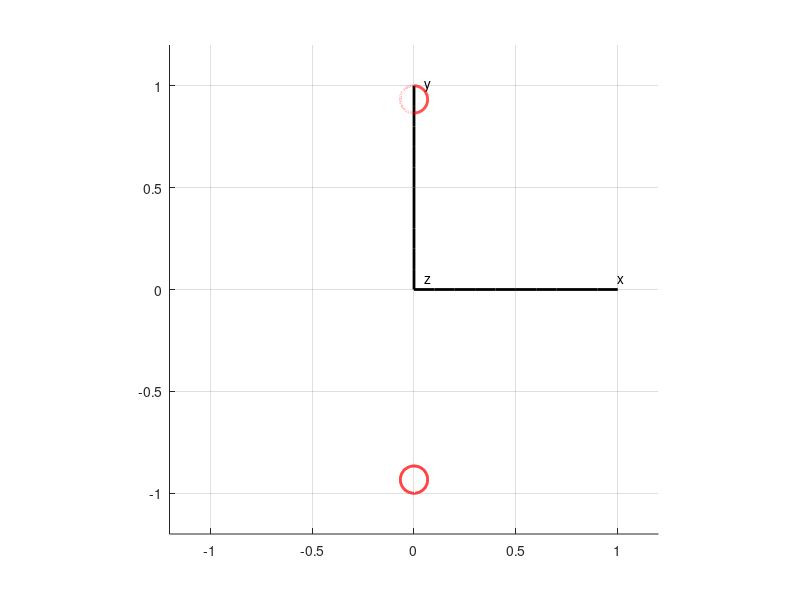

Source code (MATLAB):
% Dont know what I am going to draw
% http://sycomoreen.free.fr/docs_multimedia/Double_Spherical_Wankel16.html
% Run one section from the following three
% Mengtang Li
% Mar 28
clear; clf; close all;

figure(1);
grid minor; grid on; hold on;
% plot axes
xaxis_x = 0:0.1:1;
xaxis_y = zeros(1,size(xaxis_x,2));
xaxis_z = zeros(1,size(xaxis_x,2));

yaxis_x = zeros(1,size(xaxis_x,2));
yaxis_y = 0:0.1:1;
yaxis_z = zeros(1,size(xaxis_x,2));

zaxis_x = zeros(1,size(xaxis_x,2));
zaxis_y = zeros(1,size(xaxis_x,2));
zaxis_z = 0:0.1:1;

xlim([-1.2 1.2]); ylim([-1.2 1.2]); zlim([-1.2 1.2]);

plot3(xaxis_x,xaxis_y,xaxis_z,'k','linewidth',2);
grid on; grid minor; hold on;
plot3(yaxis_x,yaxis_y,yaxis_z,'k','linewidth',2);
plot3(zaxis_x,zaxis_y,zaxis_z,'k','linewidth',2);
% legend('x-axis', 'y-axis', 'z-axis');
text(1.0,0.05,0.05,'x');
text(0.05,1.0,0.05,'y');
text(0.05,0.05,1.0,'z');
daspect([1 1 1]);

alpha = pi/6;
beta = pi/6;
R = 1;


% % ------------- Plot one Circle and points ------------- %
% wt = pi;
% for theta = 0:pi/4:pi;
%     x = [0; R*( -sin(wt)*cos(theta) + cos(alpha)*cos(wt)*sin(theta) )];
%     y = [0; R*( -cos(wt)*cos(theta) - cos(alpha)*sin(wt)*sin(theta) )];
%     z = [0; R*( -sin(alpha)*sin(theta) )];
%     plot3(x, y, z,'r','linewidth',2);
% end
% theta = 0:0.01:2*pi;
% x = R*( -sin(wt)*cos(theta) + cos(alpha)*cos(wt)*sin(theta) );
% y = R*( -cos(wt)*cos(theta) - cos(alpha)*sin(wt)*sin(theta) );
% z = R*( -sin(alpha)*sin(theta) );
% 
% plot3(x,y,z,'r-','linewidth',2);
% clear x y z;


% % ------------- Plot Rotating Cirlce ------------- %
% theta = 0:0.01:2*pi;
% % ---- wt = 0 ---- %
% wt = 0;
% x = R*( -sin(wt)*cos(theta) + cos(alpha)*cos(wt)*sin(theta) );
% y = R*( -cos(wt)*cos(theta) - cos(alpha)*sin(wt)*sin(theta) );
% z = R*( -sin(alpha)*sin(theta) );
% plot3(x,y,z,'k-','linewidth',2);
% clear x y z;
% % ---- wt = pi/4 ---- %
% wt = pi/4;
% x = R*( -sin(wt)*cos(theta) + cos(alpha)*cos(wt)*sin(theta) );
% y = R*( -cos(wt)*cos(theta) - cos(alpha)*sin(wt)*sin(theta) );
% z = R*( -sin(alpha)*sin(theta) );
% plot3(x,y,z,'r-','linewidth',2);
% clear x y z;
% % ---- wt = pi/2 ---- %
% wt = pi/2;
% x = R*( -sin(wt)*cos(theta) + cos(alpha)*cos(wt)*sin(theta) );
% y = R*( -cos(wt)*cos(theta) - cos(alpha)*sin(wt)*sin(theta) );
% z = R*( -sin(alpha)*sin(theta) );
% plot3(x,y,z,'r-.','linewidth',2);
% clear x y z;
% % ---- wt = 3pi/2 ---- %
% wt = 3*pi/2;
% x = R*( sin(wt)*cos(theta) + cos(alpha)*cos(wt)*sin(theta) );
% y = R*( -cos(wt)*cos(theta) - cos(alpha)*sin(wt)*sin(theta) );
% z = R*( -sin(alpha)*sin(theta) );
% plot3(x,y,z,'r:','linewidth',2);
% clear x y z;


% ------------- Plot Trajectory ------------- %
wt = 0:0.01:2*pi;
x1 = R*( -sin(wt).*cos(wt) + cos(alpha)*cos(wt).*sin(wt) );
y1 = R*( -cos(wt).*cos(wt) - cos(alpha)*sin(wt).*sin(wt) );
z1 = R*( sin(wt)*0 - sin(alpha)*sin(wt) );
plot3(x1,y1,z1,'r','linewidth',2);

x2 = R*( -sin(wt).*cos(wt+pi) + cos(alpha)*cos(wt).*sin(wt+pi) );
y2 = R*( -cos(wt).*cos(wt+pi) - cos(alpha)*sin(wt).*sin(wt+pi) );
z2 = R*( sin(wt)*0 - sin(alpha)*sin(wt+pi) );
plot3(x2,y2,z2,'r','linewidth',2);
